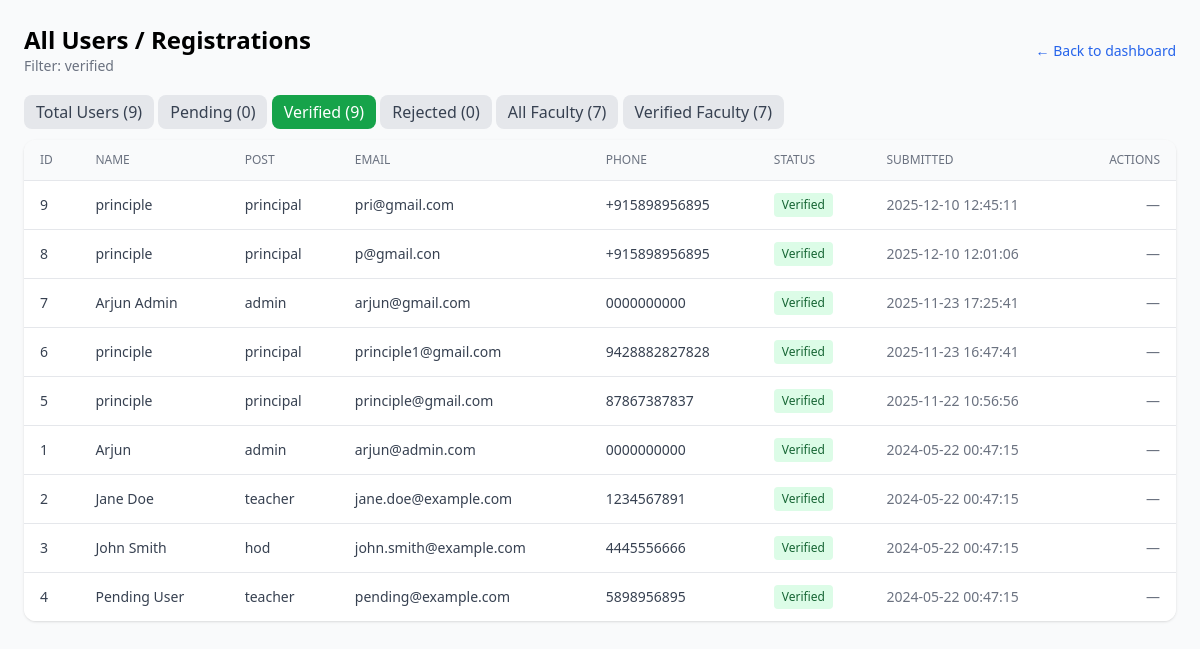
The page /manage_users.php?filter=verified on the database its author committed.
### tables this page shows
CREATE TABLE `users` (
  `id` int(11) NOT NULL AUTO_INCREMENT,
  `name` varchar(255) NOT NULL,
  `gender` enum('male','female','other') DEFAULT NULL,
  `date_of_birth` date DEFAULT NULL,
  `post` enum('admin','principal','vice_principal','hod','teacher','faculty') NOT NULL,
  `designation` varchar(255) DEFAULT NULL,
  `college_name` varchar(255) NOT NULL,
  `college_id` int(11) DEFAULT NULL,
  `department_id` int(11) DEFAULT NULL,
  `department` varchar(100) DEFAULT NULL,
  `qualification` varchar(255) DEFAULT NULL,
  `experience` int(11) DEFAULT 0,
  `phone` varchar(20) NOT NULL,
  `employee_id` varchar(50) DEFAULT NULL,
  `email` varchar(255) NOT NULL,
  `profile_photo` varchar(500) DEFAULT NULL,
  `password` varchar(255) DEFAULT NULL,
  `status` enum('pending','verified','rejected') NOT NULL DEFAULT 'pending',
  `is_active` tinyint(1) DEFAULT 1,
  `created_at` timestamp NOT NULL DEFAULT current_timestamp(),
  `last_login` timestamp NULL DEFAULT NULL,
  `expertise_area` text DEFAULT NULL COMMENT 'JSON array',
  `latitude` decimal(10,8) DEFAULT NULL,
  `longitude` decimal(11,8) DEFAULT NULL,
  `last_profile_update` timestamp NULL DEFAULT NULL,
  `profile_completion` int(11) DEFAULT 0 COMMENT 'Percentage',
  `avg_rating` decimal(3,2) DEFAULT NULL,
  `rating_count` int(11) DEFAULT 0,
  `onboarding_completed_at` timestamp NULL DEFAULT NULL,
  `onboarding_step` int(11) DEFAULT 0,
  `profile_data` text DEFAULT NULL COMMENT 'JSON data for teacher profile',
  `address` text DEFAULT NULL COMMENT 'User residential address',
  `profile_completed` tinyint(1) DEFAULT 0 COMMENT 'Whether teacher completed onboarding',
  `raw_password` varchar(255) DEFAULT 'Welcome@123' COMMENT 'Plain text password for admin reference',
  `verified_by` int(11) DEFAULT NULL COMMENT 'User ID who verified this account',
  `staff_id` varchar(50) DEFAULT NULL COMMENT 'Unique staff ID (fixed)',
  `date_of_joining` date DEFAULT NULL COMMENT 'Joining date (fixed)',
  `personal_email` varchar(255) DEFAULT NULL COMMENT 'Personal email (editable)',
  `alternate_phone` varchar(20) DEFAULT NULL COMMENT 'Alternate phone (editable)',
  `current_address` text DEFAULT NULL COMMENT 'Current address (editable)',
  `permanent_address` text DEFAULT NULL COMMENT 'Permanent address (editable)',
  `aadhar_number` varchar(12) DEFAULT NULL COMMENT 'Aadhar number',
  `specialization` varchar(255) DEFAULT NULL COMMENT 'Specialization/Subject',
  `experience_years` int(11) DEFAULT 0 COMMENT 'Years of experience',
  `emergency_contact_name` varchar(255) DEFAULT NULL COMMENT 'Emergency contact name',
  `emergency_contact_phone` varchar(20) DEFAULT NULL COMMENT 'Emergency contact phone',
  PRIMARY KEY (`id`),
  UNIQUE KEY `email` (`email`),
  KEY `idx_college_id` (`college_id`),
  KEY `idx_verified_by` (`verified_by`),
  KEY `idx_staff_id` (`staff_id`),
  KEY `idx_users_college` (`college_id`),
  KEY `idx_users_dept` (`department_id`),
  KEY `idx_users_role` (`post`),
  CONSTRAINT `fk_user_college` FOREIGN KEY (`college_id`) REFERENCES `colleges` (`id`) ON DELETE SET NULL,
  CONSTRAINT `fk_users_college` FOREIGN KEY (`college_id`) REFERENCES `colleges` (`id`) ON DELETE SET NULL,
  CONSTRAINT `fk_users_dept` FOREIGN KEY (`department_id`) REFERENCES `departments` (`id`) ON DELETE SET NULL
);

### manage_users.php (the view, shortened to what this page needs)
<?php
require_once __DIR__ . '/config/db.php';
$users = [];
$counts = [
    'total' => 0, 'pending' => 0, 'verified' => 0,
    'rejected' => 0, 'faculty' => 0, 'verified_faculty' => 0,
];
try {
  $filter = $_GET['filter'] ?? '';
  $allowedPosts = ['teacher','hod','vice_principal','vice principal','vice-principal','vp','principal','professor','lecturer','faculty','assistant_professor','assoc_professor','asst_professor'];
  $hasRoleColumn = false;
  try {
      $hasRoleColumn = (bool) $pdo->query("SHOW COLUMNS FROM users LIKE 'role'")->fetch();
  } catch (Exception $e) {
      $hasRoleColumn = false;
  }
  $counts['total'] = (int) $pdo->query("SELECT COUNT(*) FROM users")->fetchColumn();
  $counts['pending'] = (int) $pdo->query("SELECT COUNT(*) FROM users WHERE status='pending'")->fetchColumn();
  $counts['verified'] = (int) $pdo->query("SELECT COUNT(*) FROM users WHERE status='verified'")->fetchColumn();
  $counts['rejected'] = (int) $pdo->query("SELECT COUNT(*) FROM users WHERE status='rejected'")->fetchColumn();
  $facultyPlaceholders = implode(',', array_fill(0, count($allowedPosts), '?'));
  $facultyConditionSQL = $hasRoleColumn
    ? "(role = 'faculty' OR post IN ($facultyPlaceholders))"
    : "post IN ($facultyPlaceholders)";
  $stmt_faculty_count = $pdo->prepare("SELECT COUNT(*) FROM users WHERE $facultyConditionSQL");
  $stmt_faculty_count->execute($allowedPosts);
  $counts['faculty'] = (int) $stmt_faculty_count->fetchColumn();
  $stmt_verified_faculty_count = $pdo->prepare("SELECT COUNT(*) FROM users WHERE status = 'verified' AND $facultyConditionSQL");
  $stmt_verified_faculty_count->execute($allowedPosts);
  $counts['verified_faculty'] = (int) $stmt_verified_faculty_count->fetchColumn();
  $baseSql = "SELECT id, name, post, college_name, phone, email, status, created_at FROM users";
  $whereClause = '';
  $params = [];
  if ($filter === 'pending') {
    $whereClause = "WHERE status = 'pending'";
  } elseif ($filter === 'verified') {
    $whereClause = "WHERE status = 'verified'";
  } elseif ($filter === 'rejected') {
    $whereClause = "WHERE status = 'rejected'";
  } elseif ($filter === 'faculty') {
    $whereClause = "WHERE $facultyConditionSQL";
    $params = $allowedPosts;
  } elseif ($filter === 'verified_faculty') {
    $whereClause = "WHERE status = 'verified' AND $facultyConditionSQL";
    $params = $allowedPosts;
  }
  $sql = "$baseSql $whereClause ORDER BY created_at DESC";
  $stmt = $pdo->prepare($sql);
  $stmt->execute($params);
  $users = $stmt->fetchAll(PDO::FETCH_ASSOC);
} catch (Exception $e) {
  error_log('manage_users error: ' . $e->getMessage());
}
?>
<!doctype html>
<html lang="en">
<head>
  <script src="https://cdn.tailwindcss.com"></script>
</head>
<body class="min-h-screen bg-gray-50 p-6">
  <div class="max-w-6xl mx-auto">
    <div class="mb-6 flex items-center justify-between">
      <div>
        <h1 class="text-2xl font-bold">All Users / Registrations</h1>
        <?php if (!empty($filter)): ?>
          <p class="text-sm text-gray-500">Filter: <span class="font-medium"><?= htmlspecialchars($filter) ?></span></p>
        <?php endif; ?>
      </div>
      <div class="text-right">
        <a href="dashboard.php" class="text-sm text-blue-600">← Back to dashboard</a>
      </div>
    </div>
<div class="mb-4">
        <a href="?" class="px-3 py-1.5 rounded-lg <?= empty($filter) ? 'bg-blue-600 text-white' : 'bg-gray-200 text-gray-700' ?>">Total Users (<?= $counts['total'] ?>)</a>
        <a href="?filter=pending" class="px-3 py-1.5 rounded-lg <?= $filter === 'pending' ? 'bg-yellow-500 text-white' : 'bg-gray-200 text-gray-700' ?>">Pending (<?= $counts['pending'] ?>)</a>
        <a href="?filter=verified" class="px-3 py-1.5 rounded-lg <?= $filter === 'verified' ? 'bg-green-600 text-white' : 'bg-gray-200 text-gray-700' ?>">Verified (<?= $counts['verified'] ?>)</a>
        <a href="?filter=rejected" class="px-3 py-1.5 rounded-lg <?= $filter === 'rejected' ? 'bg-red-600 text-white' : 'bg-gray-200 text-gray-700' ?>">Rejected (<?= $counts['rejected'] ?>)</a>
        <a href="?filter=faculty" class="px-3 py-1.5 rounded-lg <?= $filter === 'faculty' ? 'bg-purple-600 text-white' : 'bg-gray-200 text-gray-700' ?>">All Faculty (<?= $counts['faculty'] ?>)</a>
        <a href="?filter=verified_faculty" class="px-3 py-1.5 rounded-lg <?= $filter === 'verified_faculty' ? 'bg-sky-600 text-white' : 'bg-gray-200 text-gray-700' ?>">Verified Faculty (<?= $counts['verified_faculty'] ?>)</a>
      </div>
    <div class="bg-white rounded-xl shadow overflow-auto">
      <table class="min-w-full divide-y divide-gray-200">
        <thead class="bg-gray-50">
          <tr>
            <th class="px-4 py-3 text-left text-xs font-medium text-gray-500 uppercase">ID</th>
            <th class="px-4 py-3 text-left text-xs font-medium text-gray-500 uppercase">Name</th>
            <th class="px-4 py-3 text-left text-xs font-medium text-gray-500 uppercase">Post</th>
            <th class="px-4 py-3 text-left text-xs font-medium text-gray-500 uppercase">Email</th>
            <th class="px-4 py-3 text-left text-xs font-medium text-gray-500 uppercase">Phone</th>
            <th class="px-4 py-3 text-left text-xs font-medium text-gray-500 uppercase">Status</th>
            <th class="px-4 py-3 text-left text-xs font-medium text-gray-500 uppercase">Submitted</th>
            <th class="px-4 py-3 text-right text-xs font-medium text-gray-500 uppercase">Actions</th>
          </tr>
        </thead>
        <tbody class="bg-white divide-y divide-gray-200">
          <?php if (empty($users)): ?>
            <tr>
              <td class="px-4 py-6 text-center" colspan="8">No users found for this filter.</td>
            </tr>
          <?php else: foreach ($users as $u): ?>
            <tr>
              <td class="px-4 py-3 text-sm text-gray-700"><?= htmlspecialchars($u['id']) ?></td>
              <td class="px-4 py-3 text-sm text-gray-700"><?= htmlspecialchars($u['name']) ?></td>
              <td class="px-4 py-3 text-sm text-gray-700"><?= htmlspecialchars($u['post']) ?></td>
              <td class="px-4 py-3 text-sm text-gray-700"><?= htmlspecialchars($u['email']) ?></td>
              <td class="px-4 py-3 text-sm text-gray-700"><?= htmlspecialchars($u['phone']) ?></td>
              <td class="px-4 py-3 text-sm">
                <?php if ($u['status'] === 'pending'): ?>
                  <span class="inline-block bg-yellow-100 text-yellow-800 px-2 py-1 rounded text-xs">Pending</span>
                <?php elseif ($u['status'] === 'verified'): ?>
                  <span class="inline-block bg-green-100 text-green-800 px-2 py-1 rounded text-xs">Verified</span>
                <?php elseif ($u['status'] === 'rejected'): ?>
                  <span class="inline-block bg-red-100 text-red-800 px-2 py-1 rounded text-xs">Rejected</span>
                <?php else: ?>
                  <span class="inline-block bg-gray-100 text-gray-800 px-2 py-1 rounded text-xs"><?= htmlspecialchars($u['status']) ?></span>
                <?php endif; ?>
              </td>
              <td class="px-4 py-3 text-sm text-gray-500"><?= htmlspecialchars($u['created_at']) ?></td>
              <td class="px-4 py-3 text-right text-sm">
                <?php if ($u['status'] === 'pending'): ?>
                  <form method="post" action="verify_users.php" style="display:inline" onsubmit="return confirm('Verify this user?')">
                    <input type="hidden" name="action" value="verify">
                    <input type="hidden" name="id" value="<?= htmlspecialchars($u['id']) ?>">
                    <input type="hidden" name="from" value="manage">
                    <input type="hidden" name="csrf_token" value="<?= htmlspecialchars($_SESSION['csrf_token']) ?>">
                    <button type="submit" class="text-sm text-green-600 hover:underline mr-3">Verify</button>
                  </form>
                  <form method="post" action="verify_users.php" style="display:inline" onsubmit="return confirm('Reject this user? This will mark the registration as rejected.')">
                    <input type="hidden" name="action" value="reject">
                    <input type="hidden" name="id" value="<?= htmlspecialchars($u['id']) ?>">
                    <input type="hidden" name="from" value="manage">
                    <input type="hidden" name="csrf_token" value="<?= htmlspecialchars($_SESSION['csrf_token']) ?>">
                    <button type="submit" class="text-sm text-red-600 hover:underline">Reject</button>
                  </form>
                <?php else: ?>
                  <span class="text-sm text-gray-500">—</span>
                <?php endif; ?>
              </td>
            </tr>
          <?php endforeach; endif; ?>
        </tbody>
      </table>
    </div>
  </div>
</body>
</html>

### rows shown on the page
users: id "9", name "principle", post "principal", email "pri@gmail.com", phone "+915898956895", status "Verified", created_at "2025-12-10 12:45:11"
users: id "8", name "principle", post "principal", email "p@gmail.con", phone "+915898956895", status "Verified", created_at "2025-12-10 12:01:06"
users: id "7", name "Arjun Admin", post "admin", email "arjun@gmail.com", phone "0000000000", status "Verified", created_at "2025-11-23 17:25:41"
users: id "6", name "principle", post "principal", email "principle1@gmail.com", phone "9428882827828", status "Verified", created_at "2025-11-23 16:47:41"
users: id "5", name "principle", post "principal", email "principle@gmail.com", phone "87867387837", status "Verified", created_at "2025-11-22 10:56:56"
users: id "1", name "Arjun", post "admin", email "arjun@admin.com", phone "0000000000", status "Verified", created_at "2024-05-22 00:47:15"
users: id "2", name "Jane Doe", post "teacher", email "jane.doe@example.com", phone "1234567891", status "Verified", created_at "2024-05-22 00:47:15"
users: id "3", name "John Smith", post "hod", email "john.smith@example.com", phone "4445556666", status "Verified", created_at "2024-05-22 00:47:15"
users: id "4", name "Pending User", post "teacher", email "pending@example.com", phone "5898956895", status "Verified", created_at "2024-05-22 00:47:15"

### other values the page prints
$filter "verified"
$counts['total'] "9"
$counts['pending'] "0"
$counts['verified'] "9"
$counts['rejected'] "0"
$counts['faculty'] "7"
$counts['verified_faculty'] "7"
